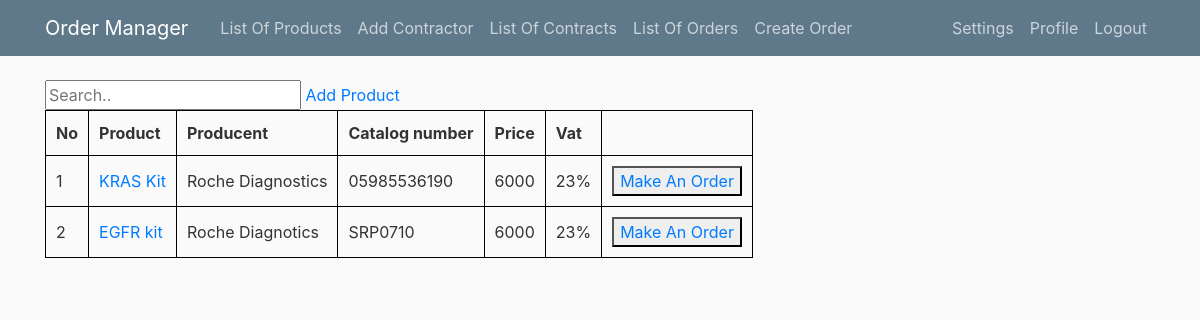
The app's page /products/ (signed in), older data.
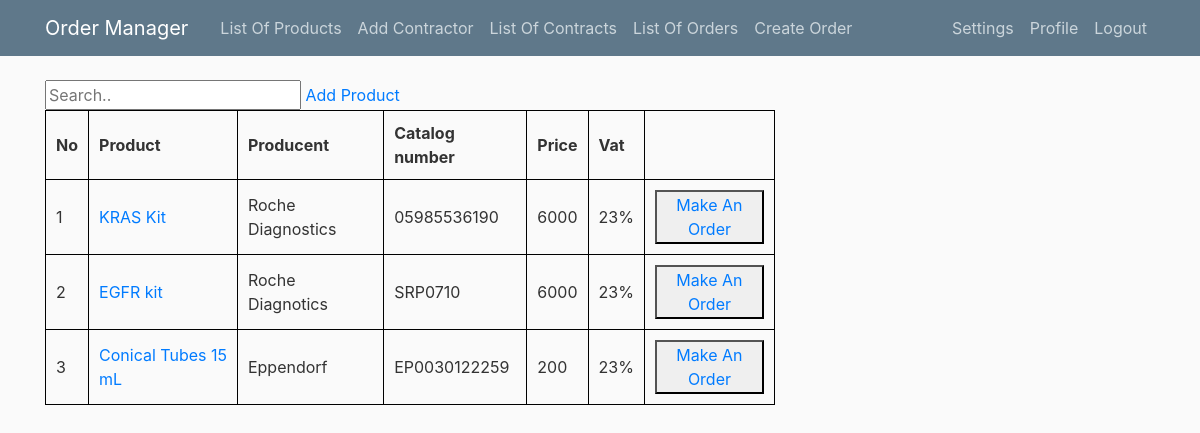
The same page, newer data.
### layout/models.py (models this page shows, shortened)
class Product(models.Model):
    name = models.CharField(max_length=100)
    catalog_number = models.CharField(max_length=100, default='0000')
    impuls_number = models.CharField(max_length=100,default='0000')
    producent = models.CharField(max_length=100)
    description = models.TextField()
    price = models.CharField(max_length=100)
    vat = models.CharField(max_length=100,default='%')

### layout/views.py (the view)
# urls.py: path('products/', ProductListView.as_view(), name = 'products-list'),
class ProductListView(LoginRequiredMixin, ListView):
    model = Product
    template_name = 'products.html'
    context_object_name = 'products'

### layout/templates/layout/product_list.html
{% extends "layout/base_1.html" %}
{% block content %}
<div class ="topnav">
    <input type="text" placeholder="Search..">
    <a href="{% url 'product-create' %}">Add Product</a>
</div>
    <table>
        <tr>
        <th>No</th>
        <th>Product</th>
        <th>Producent</th>
        <th>Catalog number</th>
        <th>Price</th>
        <th>Vat</th>
        </tr>
            {% for product in products %}
                <tr>
                <td> {{ product.id }} </td>
                <td><a href="{% url 'product-detail' product.id %}" >{{ product.name }}</a></td>
                <td>{{ product.producent }}</td>
                <td>{{ product.catalog_number }}</td>
                <td>{{ product.price }}</td>
                <td>{{ product.vat }}</td>
                <td><button type="button"><a href="{% url 'order-create' %}">Make An Order</a></button></td>
            {% endfor %}
        </tr>
    </table>
{% endblock content %}

Row changes from the older to the newer data that the page shows:
added Product: id "3", name "Conical Tubes 15 mL", producent "Eppendorf", catalog_number "EP0030122259", price "200", vat "23%"
